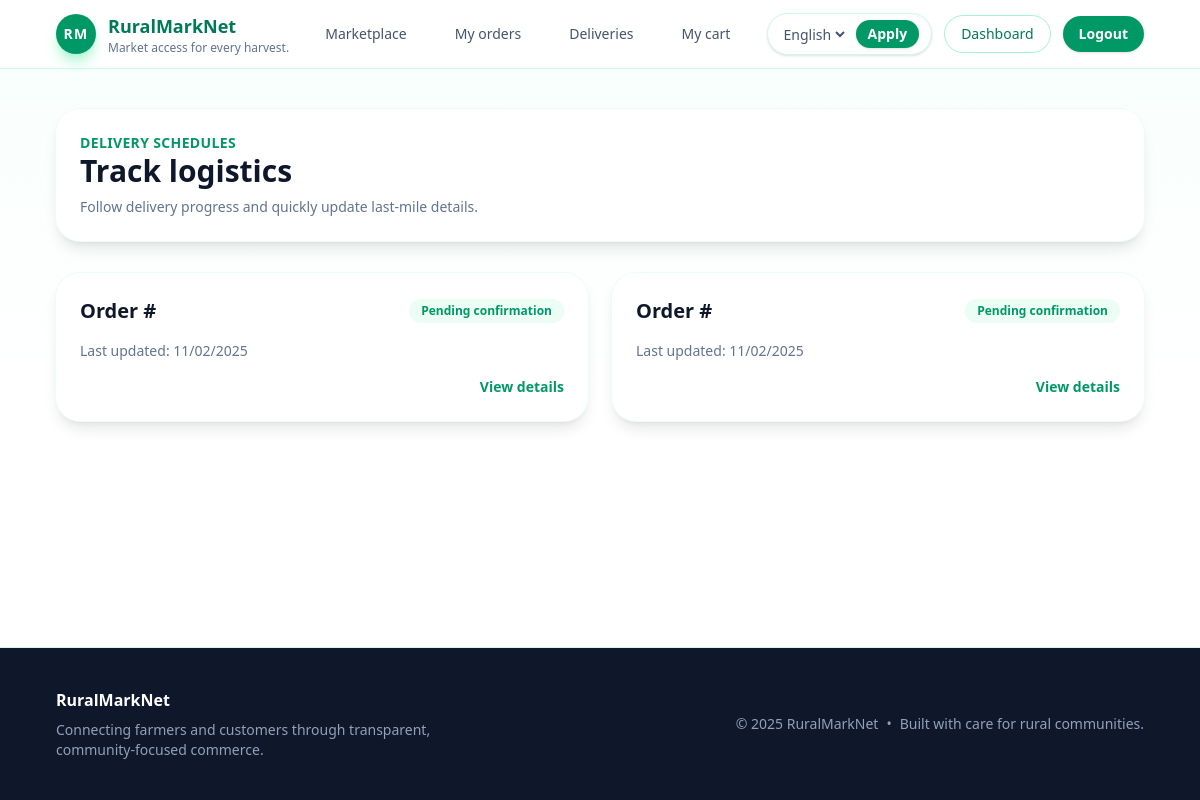
The page /deliveries/ (signed in) on the database as committed earlier.
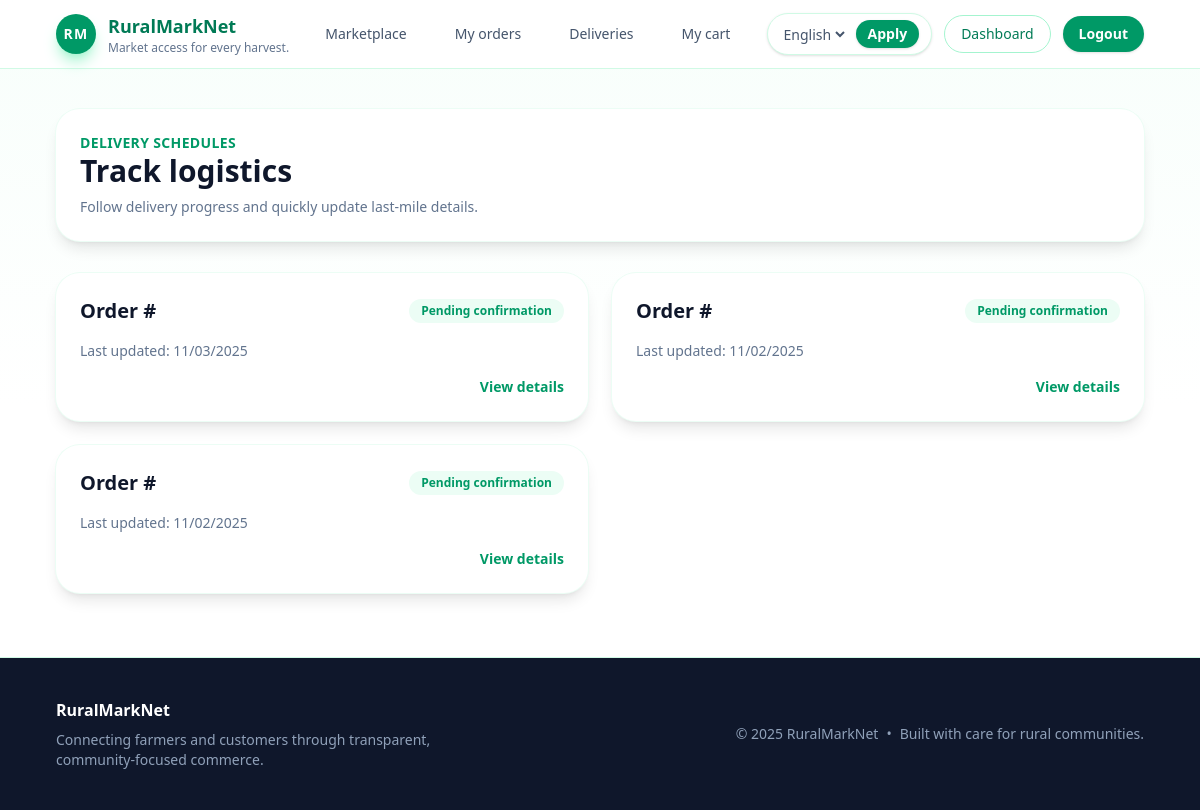
The same page on the database as committed later.
### deliveries/models.py (models this page shows, shortened)
class Delivery(models.Model):
    class Status(models.TextChoices):
        PENDING = "pending", _("Pending confirmation")
        SCHEDULED = "scheduled", _("Scheduled")
        IN_TRANSIT = "in_transit", _("In transit")
        COMPLETED = "completed", _("Completed")
        CANCELLED = "cancelled", _("Cancelled")
    order = models.OneToOneField(Order, on_delete=models.CASCADE, related_name="delivery")
    driver_name = models.CharField(max_length=120, blank=True)
    contact_number = models.CharField(max_length=20, blank=True)
    status = models.CharField(max_length=20, choices=Status.choices, default=Status.PENDING)
    assigned_farmer = models.ForeignKey(
        settings.AUTH_USER_MODEL,
        on_delete=models.SET_NULL,
        null=True,
        blank=True,
        related_name="deliveries",
    )
    updated_at = models.DateTimeField(auto_now=True)
    class Meta:
        ordering = ["-updated_at"]

### deliveries/views.py (the view)
# urls.py: path("", CustomerDeliveryListView.as_view(), name="list"),
class CustomerDeliveryListView(CustomerRequiredMixin, BaseDeliveryListView):
    detail_url_name = "deliveries:detail"
    def get_queryset(self):  # type: ignore[override]
        return (
            Delivery.objects.select_related("order", "assigned_farmer")
            .filter(order__customer=self.request.user)
            .exclude(status=Delivery.Status.CANCELLED)
            .order_by("-updated_at")
        )

### products/forms.py
class ProductFilterForm(forms.Form):
    search = forms.CharField(required=False, label=_("Search"))
    category = forms.ChoiceField(
        required=False,
        choices=[("", _("All categories"))] + list(Product.Categories.choices),
    )
    min_price = forms.DecimalField(required=False, min_value=0, label=_("Min price"))
    max_price = forms.DecimalField(required=False, min_value=0, label=_("Max price"))
    available = forms.BooleanField(required=False, initial=True, label=_("In stock"))

### accounts/mixins.py (called while the page is built)
    def test_func(self) -> bool:  # noqa: D401
        request = getattr(self, "request", None)
        user = getattr(request, "user", None)
        return bool(
            getattr(user, "is_authenticated", False)
            and getattr(user, "is_customer", False)
            and not getattr(user, "is_staff", False)
        )

### accounts/models.py (called while the page is built)
    @property
    def is_customer(self) -> bool:
        return self.role == self.Roles.CUSTOMER

### deliveries/views.py (called while the page is built)
    def get_context_data(self, **kwargs: Any) -> dict[str, Any]:  # type: ignore[override]
        context = super().get_context_data(**kwargs)
        context["detail_url_name"] = self.detail_url_name
        return context

### deliveries/templates/deliveries/delivery_list.html (shortened to what this page needs)
{% extends "base.html" %}
{% load i18n %}
{% block content %}
<section class="space-y-8">
    <div class="rounded-3xl bg-white p-6 shadow-lg ring-1 ring-emerald-50">
        <p class="text-sm font-semibold uppercase tracking-wide text-emerald-600">{% trans "Delivery schedules" %}</p>
        <h1 class="text-3xl font-semibold text-slate-900">{% trans "Track logistics" %}</h1>
        <p class="mt-2 text-sm text-slate-500">{% trans "Follow delivery progress and quickly update last-mile details." %}</p>
    </div>
    {% if deliveries %}
        <div class="grid gap-6 md:grid-cols-2">
            {% for delivery in deliveries %}
                <article class="flex h-full flex-col gap-4 rounded-3xl bg-white p-6 shadow-lg ring-1 ring-emerald-50">
                    <div class="flex items-center justify-between">
                        <h2 class="text-xl font-semibold text-slate-900">{% blocktrans %}Order #{{ delivery.order.pk }}{% endblocktrans %}</h2>
                        <span class="rounded-full bg-emerald-50 px-3 py-1 text-xs font-semibold text-emerald-600">{{ delivery.get_status_display }}</span>
                    </div>
                    <p class="text-sm text-slate-500">{% trans "Last updated" %}: {{ delivery.updated_at|date:"SHORT_DATE_FORMAT" }}</p>
                    <div class="flex items-center justify-end">
                        <a href="{% url detail_url_name delivery.pk %}" class="text-sm font-semibold text-emerald-600 hover:text-emerald-500">{% trans "View details" %}</a>
                    </div>
                </article>
            {% endfor %}
        </div>
    {% endif %}
</section>
{% endblock %}

Rows that differ between the two databases and show on the page:
added Delivery: status "Pending confirmation", updated_at "11/03/2025"
